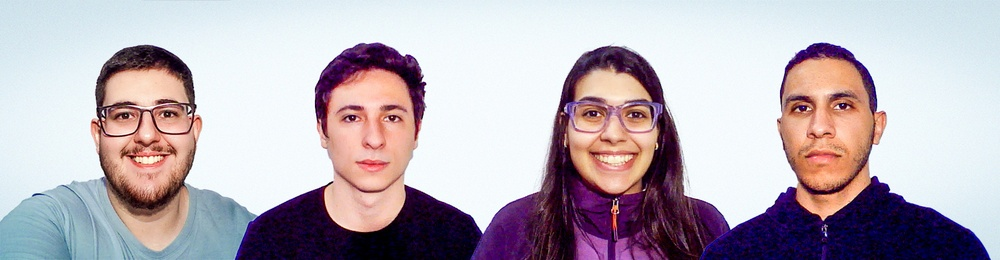
#> input picture labs/lab4/grupo.jpg, 1000 x 260 px, shrunk from 1651 x 430 before the run, found by its file name
$ python lab4_numpy.py
#> lines starting #> are read from the running program, lines starting #| are printed output that depends on the picture
import numpy as np
import cv2 as cv
import os
from matplotlib import pyplot as plt
img = cv.imread('./labs/lab4/grupo.jpg', cv.IMREAD_GRAYSCALE)
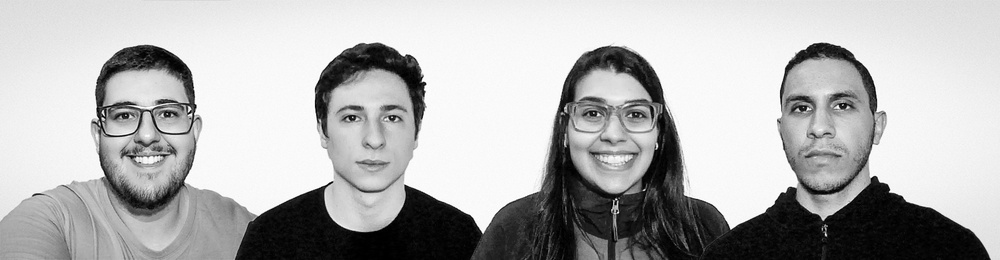
#> img: shape (260, 1000); min 0, max 255, mean 179.3
assert img is not None, "file could not be read, check with os.path.exists()"
hist,bins = np.histogram(img.flatten(),256,[0,256])
#> hist = 256 values, max 22307 at index 249, min 126 at index 107, mean 1015.6; bins = 257 values from 0 to 256
cdf = hist.cumsum()
#> cdf = 256 values from 597 to 260000
cdf_normalized = cdf * float(hist.max()) / cdf.max()
#> cdf_normalized = 256 values from 51.22 to 22307
plt.plot(cdf_normalized, color = 'b')
plt.hist(img.flatten(),256,[0,256], color = 'r')
plt.xlim([0,256])
plt.legend(('cdf','histogram'), loc = 'upper left')
plt.savefig(f"{os.getcwd()}/labs/lab4/hist_grupo.pdf", bbox_inches='tight', dpi=300)
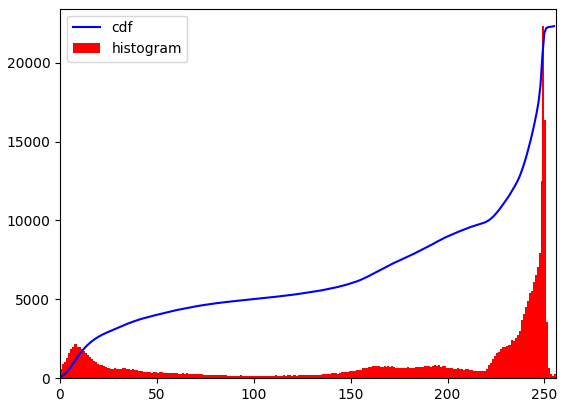
#> figure drawn by matplotlib, 1 panel; tallest bar 22307 high, from x = 249 to 250; curve peaks at x = 255, y = 22307
plt.show()

$ run again, with labs/lab4/adinan_equalizated.png saved as labs/lab4/grupo.jpg
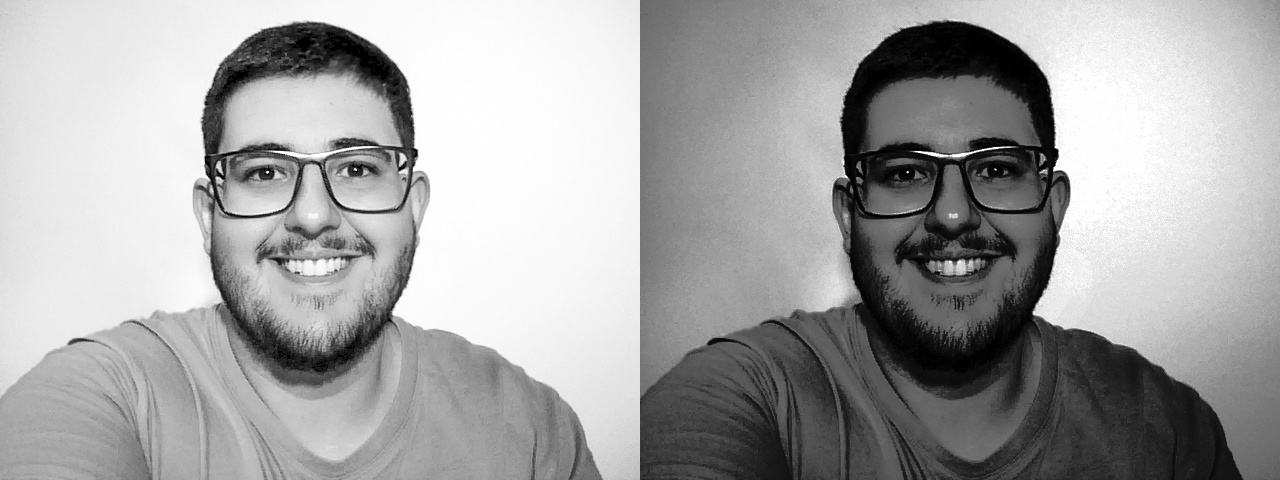
#> input picture labs/lab4/adinan_equalizated.png, 1280 x 480 px, found by its file name
#> img is the input picture: shape (480, 1280); min 0, max 255, mean 164.4
#> hist = 256 values, max 14699 at index 254, min 1132 at index 9, mean 2400; bins = 257 values from 0 to 256
#> cdf = 256 values from 2301 to 614400
#> cdf_normalized = 256 values from 55.05 to 14699
#> `plt.savefig(f"{os.getcwd()}/labs/lab4/hist_grupo.pdf", bbox_inches='ti..`:
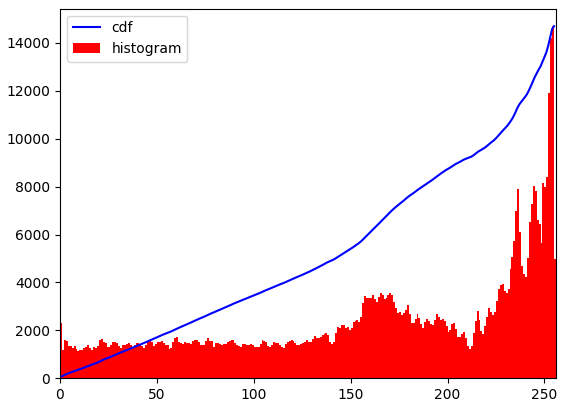
#> figure drawn by matplotlib, 1 panel; tallest bar 14699 high, from x = 254 to 255; curve peaks at x = 255, y = 14699

$ run again, with labs/lab4/enzo_equalizated.png saved as labs/lab4/grupo.jpg
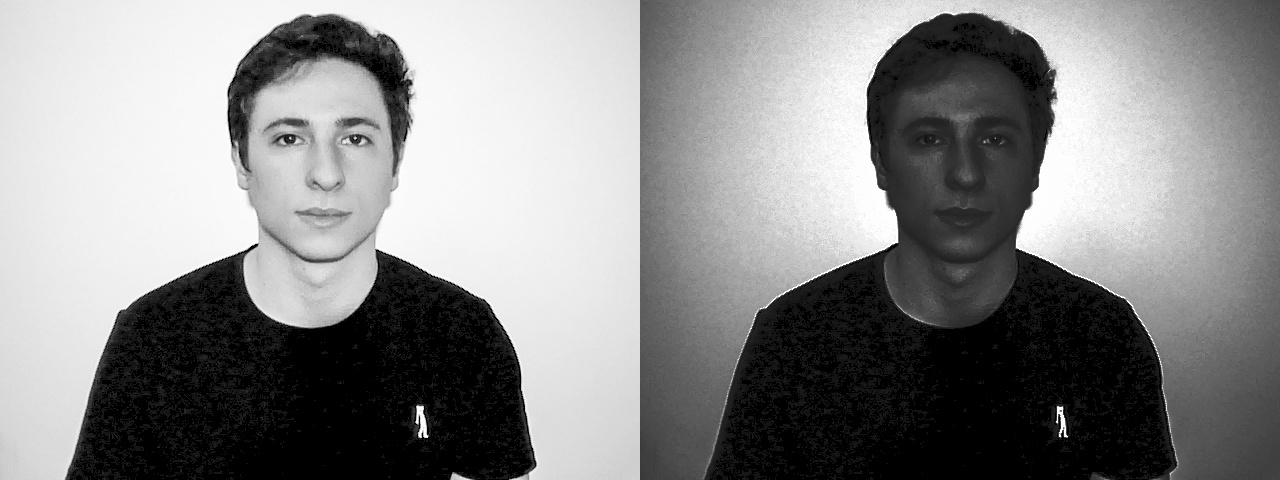
#> input picture labs/lab4/enzo_equalizated.png, 1280 x 480 px, found by its file name
#> img is the input picture: shape (480, 1280); min 0, max 255, mean 136.7
#> hist = 256 values, max 76459 at index 0, min 1 at index 9, mean 2400; bins = 257 values from 0 to 256
#> cdf = 256 values from 76459 to 614400
#> cdf_normalized = 256 values from 9514.9 to 76459
#> `plt.savefig(f"{os.getcwd()}/labs/lab4/hist_grupo.pdf", bbox_inches='ti..`:
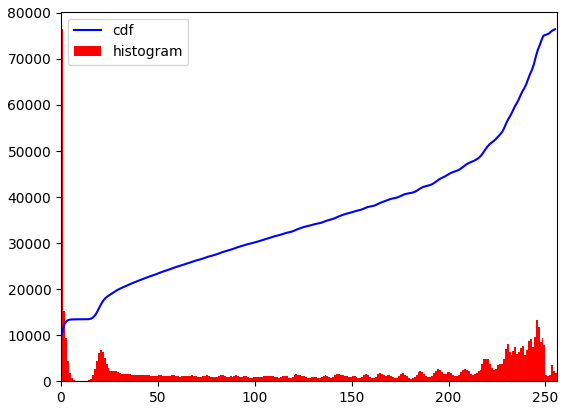
#> figure drawn by matplotlib, 1 panel; tallest bar 76459 high, from x = 0 to 1; curve peaks at x = 255, y = 76459

$ run again, with labs/lab4/giovanna_equalizated.png saved as labs/lab4/grupo.jpg
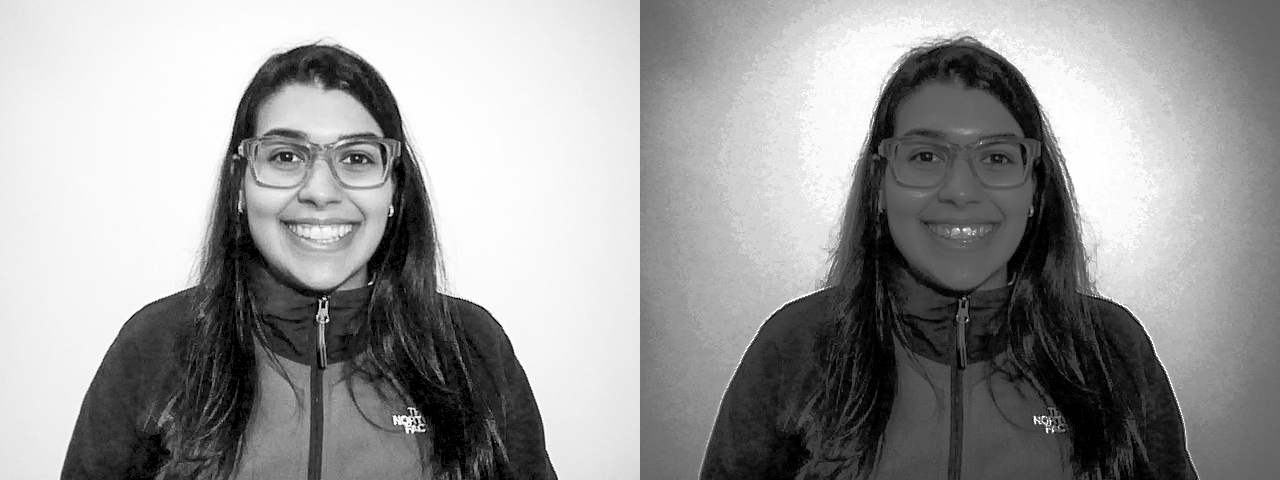
#> input picture labs/lab4/giovanna_equalizated.png, 1280 x 480 px, found by its file name
#> img is the input picture: shape (480, 1280); min 0, max 255, mean 152.1
#> hist = 256 values, max 20985 at index 249, min 309 at index 201, mean 2400; bins = 257 values from 0 to 256
#> cdf = 256 values from 10633 to 614400
#> cdf_normalized = 256 values from 363.2 to 20985
#> `plt.savefig(f"{os.getcwd()}/labs/lab4/hist_grupo.pdf", bbox_inches='ti..`:
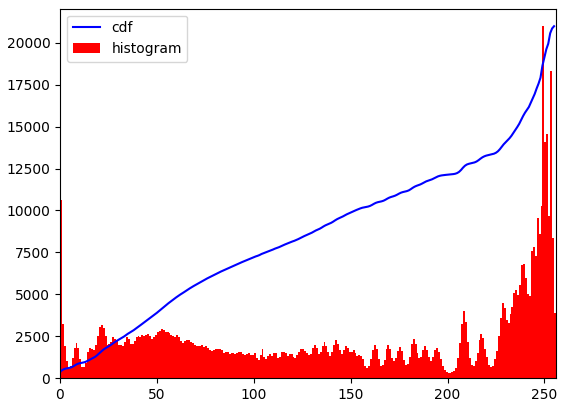
#> figure drawn by matplotlib, 1 panel; tallest bar 20985 high, from x = 249 to 250; curve peaks at x = 255, y = 20985
